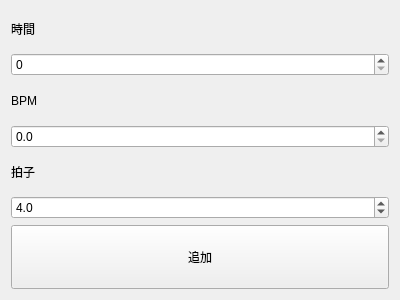
<?xml version="1.0" encoding="UTF-8"?>
<ui version="4.0">
 <class>Timing</class>
 <widget class="QWidget" name="Timing">
  <property name="geometry">
   <rect>
    <x>0</x>
    <y>0</y>
    <width>400</width>
    <height>300</height>
   </rect>
  </property>
  <property name="windowTitle">
   <string>Add Timing</string>
  </property>
  <property name="windowIcon">
   <iconset resource="main.qrc">
    <normaloff>:/arcaea_main/res/ase-256x256.png</normaloff>
    <normalon>:/arcaea_main/res/ase-256x256.png</normalon>:/arcaea_main/res/ase-256x256.png</iconset>
  </property>
  <layout class="QGridLayout" name="gridLayout">
   <item row="0" column="0">
    <layout class="QVBoxLayout" name="verticalLayout">
     <item>
      <widget class="QLabel" name="label">
       <property name="text">
        <string>時間</string>
       </property>
      </widget>
     </item>
     <item>
      <widget class="QSpinBox" name="Y_start">
       <property name="maximum">
        <number>999999</number>
       </property>
      </widget>
     </item>
     <item>
      <widget class="QLabel" name="label_2">
       <property name="text">
        <string>BPM</string>
       </property>
      </widget>
     </item>
     <item>
      <widget class="QDoubleSpinBox" name="BPM">
       <property name="decimals">
        <number>1</number>
       </property>
       <property name="maximum">
        <double>999.000000000000000</double>
       </property>
      </widget>
     </item>
     <item>
      <widget class="QLabel" name="label_3">
       <property name="text">
        <string>拍子</string>
       </property>
      </widget>
     </item>
     <item>
      <widget class="QDoubleSpinBox" name="timing">
       <property name="decimals">
        <number>1</number>
       </property>
       <property name="maximum">
        <double>99.000000000000000</double>
       </property>
       <property name="singleStep">
        <double>0.500000000000000</double>
       </property>
       <property name="value">
        <double>4.000000000000000</double>
       </property>
      </widget>
     </item>
     <item>
      <widget class="QPushButton" name="pushButton">
       <property name="minimumSize">
        <size>
         <width>0</width>
         <height>64</height>
        </size>
       </property>
       <property name="text">
        <string>追加</string>
       </property>
      </widget>
     </item>
    </layout>
   </item>
  </layout>
 </widget>
 <resources>
  <include location="main.qrc"/>
 </resources>
 <connections>
  <connection>
   <sender>pushButton</sender>
   <signal>clicked()</signal>
   <receiver>Timing</receiver>
   <slot>new_note()</slot>
   <hints>
    <hint type="sourcelabel">
     <x>199</x>
     <y>253</y>
    </hint>
    <hint type="destinationlabel">
     <x>199</x>
     <y>149</y>
    </hint>
   </hints>
  </connection>
 </connections>
 <slots>
  <slot>new_note()</slot>
 </slots>
</ui>
